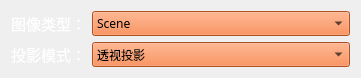
     <widget class="QWidget" name="layoutWidget">
      <property name="geometry">
       <rect>
        <x>0</x>
        <y>0</y>
        <width>361</width>
        <height>55</height>
       </rect>
      </property>
      <layout class="QFormLayout" name="formLayout_9">
       <item row="0" column="0">
        <widget class="QLabel" name="label_9">
         <property name="palette">
          <palette>
           <active>
            <colorrole role="WindowText">
             <brush brushstyle="SolidPattern">
              <color alpha="255">
               <red>255</red>
               <green>255</green>
               <blue>255</blue>
              </color>
             </brush>
            </colorrole>
            <colorrole role="Button">
             <brush brushstyle="SolidPattern">
              <color alpha="255">
               <red>0</red>
               <green>111</green>
               <blue>166</blue>
              </color>
             </brush>
            </colorrole>
            <colorrole role="Base">
             <brush brushstyle="SolidPattern">
              <color alpha="255">
               <red>0</red>
               <green>111</green>
               <blue>166</blue>
              </color>
             </brush>
            </colorrole>
            <colorrole role="Window">
             <brush brushstyle="SolidPattern">
              <color alpha="255">
               <red>0</red>
               <green>111</green>
               <blue>166</blue>
              </color>
             </brush>
            </colorrole>
           </active>
           <inactive>
            <colorrole role="WindowText">
             <brush brushstyle="SolidPattern">
              <color alpha="255">
               <red>255</red>
               <green>255</green>
               <blue>255</blue>
              </color>
             </brush>
            </colorrole>
            <colorrole role="Button">
             <brush brushstyle="SolidPattern">
              <color alpha="255">
               <red>0</red>
               <green>111</green>
               <blue>166</blue>
              </color>
             </brush>
            </colorrole>
            <colorrole role="Base">
             <brush brushstyle="SolidPattern">
              <color alpha="255">
               <red>0</red>
               <green>111</green>
               <blue>166</blue>
              </color>
             </brush>
            </colorrole>
            <colorrole role="Window">
             <brush brushstyle="SolidPattern">
              <color alpha="255">
               <red>0</red>
               <green>111</green>
               <blue>166</blue>
              </color>
             </brush>
            </colorrole>
           </inactive>
           <disabled>
            <colorrole role="WindowText">
             <brush brushstyle="SolidPattern">
              <color alpha="255">
               <red>120</red>
               <green>120</green>
               <blue>120</blue>
              </color>
             </brush>
            </colorrole>
            <colorrole role="Button">
             <brush brushstyle="SolidPattern">
              <color alpha="255">
               <red>0</red>
               <green>111</green>
               <blue>166</blue>
              </color>
             </brush>
            </colorrole>
            <colorrole role="Base">
             <brush brushstyle="SolidPattern">
              <color alpha="255">
               <red>0</red>
               <green>111</green>
               <blue>166</blue>
              </color>
             </brush>
            </colorrole>
            <colorrole role="Window">
             <brush brushstyle="SolidPattern">
              <color alpha="255">
               <red>0</red>
               <green>111</green>
               <blue>166</blue>
              </color>
             </brush>
            </colorrole>
           </disabled>
          </palette>
         </property>
         <property name="font">
          <font>
           <family>等线</family>
           <pointsize>11</pointsize>
          </font>
         </property>
         <property name="layoutDirection">
          <enum>Qt::LeftToRight</enum>
         </property>
         <property name="text">
          <string>图像类型：</string>
         </property>
         <property name="alignment">
          <set>Qt::AlignCenter</set>
         </property>
        </widget>
       </item>
       <item row="0" column="1">
        <widget class="QComboBox" name="default_image_type_choose">
         <property name="palette">
          <palette>
           <active>
            <colorrole role="Button">
             <brush brushstyle="SolidPattern">
              <color alpha="255">
               <red>241</red>
               <green>115</green>
               <blue>52</blue>
              </color>
             </brush>
            </colorrole>
            <colorrole role="Text">
             <brush brushstyle="SolidPattern">
              <color alpha="255">
               <red>255</red>
               <green>255</green>
               <blue>255</blue>
              </color>
             </brush>
            </colorrole>
            <colorrole role="Base">
             <brush brushstyle="SolidPattern">
              <color alpha="255">
               <red>241</red>
               <green>115</green>
               <blue>52</blue>
              </color>
             </brush>
            </colorrole>
            <colorrole role="Window">
             <brush brushstyle="SolidPattern">
              <color alpha="255">
               <red>241</red>
               <green>115</green>
               <blue>52</blue>
              </color>
             </brush>
            </colorrole>
            <colorrole role="PlaceholderText">
             <brush brushstyle="SolidPattern">
              <color alpha="128">
               <red>255</red>
               <green>255</green>
               <blue>255</blue>
              </color>
             </brush>
            </colorrole>
           </active>
           <inactive>
            <colorrole role="Button">
             <brush brushstyle="SolidPattern">
              <color alpha="255">
               <red>241</red>
               <green>115</green>
               <blue>52</blue>
              </color>
             </brush>
            </colorrole>
            <colorrole role="Text">
             <brush brushstyle="SolidPattern">
              <color alpha="255">
               <red>255</red>
               <green>255</green>
               <blue>255</blue>
              </color>
             </brush>
            </colorrole>
            <colorrole role="Base">
             <brush brushstyle="SolidPattern">
              <color alpha="255">
               <red>241</red>
               <green>115</green>
               <blue>52</blue>
              </color>
             </brush>
            </colorrole>
            <colorrole role="Window">
             <brush brushstyle="SolidPattern">
              <color alpha="255">
               <red>241</red>
               <green>115</green>
               <blue>52</blue>
              </color>
             </brush>
            </colorrole>
            <colorrole role="PlaceholderText">
             <brush brushstyle="SolidPattern">
              <color alpha="128">
               <red>255</red>
               <green>255</green>
               <blue>255</blue>
              </color>
             </brush>
            </colorrole>
           </inactive>
           <disabled>
            <colorrole role="Button">
             <brush brushstyle="SolidPattern">
              <color alpha="255">
               <red>241</red>
               <green>115</green>
               <blue>52</blue>
              </color>
             </brush>
            </colorrole>
            <colorrole role="Text">
             <brush brushstyle="SolidPattern">
              <color alpha="255">
               <red>120</red>
               <green>120</green>
               <blue>120</blue>
              </color>
             </brush>
            </colorrole>
            <colorrole role="Base">
             <brush brushstyle="SolidPattern">
              <color alpha="255">
               <red>241</red>
               <green>115</green>
               <blue>52</blue>
              </color>
             </brush>
            </colorrole>
            <colorrole role="Window">
             <brush brushstyle="SolidPattern">
              <color alpha="255">
               <red>241</red>
               <green>115</green>
               <blue>52</blue>
              </color>
             </brush>
            </colorrole>
            <colorrole role="PlaceholderText">
             <brush brushstyle="SolidPattern">
              <color alpha="128">
               <red>0</red>
               <green>0</green>
               <blue>0</blue>
              </color>
             </brush>
            </colorrole>
           </disabled>
          </palette>
         </property>
         <property name="font">
          <font>
           <family>Adobe 繁黑體 Std B</family>
          </font>
         </property>
         <property name="layoutDirection">
          <enum>Qt::LeftToRight</enum>
         </property>
         <property name="styleSheet">
          <string notr="true">background-color: rgb(241, 115, 52);</string>
         </property>
         <item>
          <property name="text">
           <string>Scene</string>
          </property>
         </item>
         <item>
          <property name="text">
           <string>DepthPlanar</string>
          </property>
         </item>
         <item>
          <property name="text">
           <string>DepthPerspective</string>
          </property>
         </item>
         <item>
          <property name="text">
           <string>DepthVis</string>
          </property>
         </item>
         <item>
          <property name="text">
           <string>DisparityNormalized</string>
          </property>
         </item>
         <item>
          <property name="text">
           <string>Segmentation</string>
          </property>
         </item>
         <item>
          <property name="text">
           <string>SurfaceNormals</string>
          </property>
         </item>
         <item>
          <property name="text">
           <string>Infrared</string>
          </property>
         </item>
         <item>
          <property name="text">
           <string>OpticalFlow</string>
          </property>
         </item>
         <item>
          <property name="text">
           <string>OpticalFlowVis</string>
          </property>
         </item>
        </widget>
       </item>
       <item row="1" column="0">
        <widget class="QLabel" name="label_10">
         <property name="palette">
          <palette>
           <active>
            <colorrole role="WindowText">
             <brush brushstyle="SolidPattern">
              <color alpha="255">
               <red>255</red>
               <green>255</green>
               <blue>255</blue>
              </color>
             </brush>
            </colorrole>
            <colorrole role="Button">
             <brush brushstyle="SolidPattern">
              <color alpha="255">
               <red>0</red>
               <green>111</green>
               <blue>166</blue>
              </color>
             </brush>
            </colorrole>
            <colorrole role="Base">
             <brush brushstyle="SolidPattern">
              <color alpha="255">
               <red>0</red>
               <green>111</green>
               <blue>166</blue>
              </color>
             </brush>
            </colorrole>
            <colorrole role="Window">
             <brush brushstyle="SolidPattern">
              <color alpha="255">
               <red>0</red>
               <green>111</green>
               <blue>166</blue>
              </color>
             </brush>
            </colorrole>
           </active>
           <inactive>
            <colorrole role="WindowText">
             <brush brushstyle="SolidPattern">
              <color alpha="255">
               <red>255</red>
               <green>255</green>
               <blue>255</blue>
              </color>
             </brush>
            </colorrole>
            <colorrole role="Button">
             <brush brushstyle="SolidPattern">
              <color alpha="255">
               <red>0</red>
               <green>111</green>
               <blue>166</blue>
              </color>
             </brush>
            </colorrole>
            <colorrole role="Base">
             <brush brushstyle="SolidPattern">
              <color alpha="255">
               <red>0</red>
               <green>111</green>
               <blue>166</blue>
              </color>
             </brush>
            </colorrole>
            <colorrole role="Window">
             <brush brushstyle="SolidPattern">
              <color alpha="255">
               <red>0</red>
               <green>111</green>
               <blue>166</blue>
              </color>
             </brush>
            </colorrole>
           </inactive>
           <disabled>
            <colorrole role="WindowText">
             <brush brushstyle="SolidPattern">
              <color alpha="255">
               <red>120</red>
               <green>120</green>
               <blue>120</blue>
              </color>
             </brush>
            </colorrole>
            <colorrole role="Button">
             <brush brushstyle="SolidPattern">
              <color alpha="255">
               <red>0</red>
               <green>111</green>
               <blue>166</blue>
              </color>
             </brush>
            </colorrole>
            <colorrole role="Base">
             <brush brushstyle="SolidPattern">
              <color alpha="255">
               <red>0</red>
               <green>111</green>
               <blue>166</blue>
              </color>
             </brush>
            </colorrole>
            <colorrole role="Window">
             <brush brushstyle="SolidPattern">
              <color alpha="255">
               <red>0</red>
               <green>111</green>
               <blue>166</blue>
              </color>
             </brush>
            </colorrole>
           </disabled>
          </palette>
         </property>
         <property name="font">
          <font>
           <family>等线</family>
           <pointsize>11</pointsize>
          </font>
         </property>
         <property name="layoutDirection">
          <enum>Qt::LeftToRight</enum>
         </property>
         <property name="text">
          <string>投影模式：</string>
         </property>
         <property name="alignment">
          <set>Qt::AlignCenter</set>
         </property>
        </widget>
       </item>
       <item row="1" column="1">
        <widget class="QComboBox" name="default_project_mode_choose">
         <property name="palette">
          <palette>
           <active>
            <colorrole role="Button">
             <brush brushstyle="SolidPattern">
              <color alpha="255">
               <red>241</red>
               <green>115</green>
               <blue>52</blue>
              </color>
             </brush>
            </colorrole>
            <colorrole role="Text">
             <brush brushstyle="SolidPattern">
              <color alpha="255">
               <red>255</red>
               <green>255</green>
               <blue>255</blue>
              </color>
             </brush>
            </colorrole>
            <colorrole role="Base">
             <brush brushstyle="SolidPattern">
              <color alpha="255">
               <red>241</red>
               <green>115</green>
               <blue>52</blue>
              </color>
             </brush>
            </colorrole>
            <colorrole role="Window">
             <brush brushstyle="SolidPattern">
              <color alpha="255">
               <red>241</red>
               <green>115</green>
               <blue>52</blue>
              </color>
             </brush>
            </colorrole>
            <colorrole role="PlaceholderText">
             <brush brushstyle="SolidPattern">
              <color alpha="128">
               <red>255</red>
               <green>255</green>
               <blue>255</blue>
              </color>
             </brush>
            </colorrole>
           </active>
           <inactive>
            <colorrole role="Button">
             <brush brushstyle="SolidPattern">
              <color alpha="255">
               <red>241</red>
               <green>115</green>
               <blue>52</blue>
              </color>
             </brush>
            </colorrole>
            <colorrole role="Text">
             <brush brushstyle="SolidPattern">
              <color alpha="255">
               <red>255</red>
               <green>255</green>
               <blue>255</blue>
              </color>
             </brush>
            </colorrole>
            <colorrole role="Base">
             <brush brushstyle="SolidPattern">
              <color alpha="255">
               <red>241</red>
               <green>115</green>
               <blue>52</blue>
              </color>
             </brush>
            </colorrole>
            <colorrole role="Window">
             <brush brushstyle="SolidPattern">
              <color alpha="255">
               <red>241</red>
               <green>115</green>
               <blue>52</blue>
              </color>
             </brush>
            </colorrole>
            <colorrole role="PlaceholderText">
             <brush brushstyle="SolidPattern">
              <color alpha="128">
               <red>255</red>
               <green>255</green>
               <blue>255</blue>
              </color>
             </brush>
            </colorrole>
           </inactive>
           <disabled>
            <colorrole role="Button">
             <brush brushstyle="SolidPattern">
              <color alpha="255">
               <red>241</red>
               <green>115</green>
               <blue>52</blue>
              </color>
             </brush>
            </colorrole>
            <colorrole role="Text">
             <brush brushstyle="SolidPattern">
              <color alpha="255">
               <red>120</red>
               <green>120</green>
               <blue>120</blue>
              </color>
             </brush>
            </colorrole>
            <colorrole role="Base">
             <brush brushstyle="SolidPattern">
              <color alpha="255">
               <red>241</red>
               <green>115</green>
               <blue>52</blue>
              </color>
             </brush>
            </colorrole>
            <colorrole role="Window">
             <brush brushstyle="SolidPattern">
              <color alpha="255">
               <red>241</red>
               <green>115</green>
               <blue>52</blue>
              </color>
             </brush>
            </colorrole>
            <colorrole role="PlaceholderText">
             <brush brushstyle="SolidPattern">
              <color alpha="128">
               <red>0</red>
               <green>0</green>
               <blue>0</blue>
              </color>
             </brush>
            </colorrole>
           </disabled>
          </palette>
         </property>
         <property name="font">
          <font>
           <family>Adobe 繁黑體 Std B</family>
          </font>
         </property>
         <property name="layoutDirection">
          <enum>Qt::LeftToRight</enum>
         </property>
         <property name="styleSheet">
          <string notr="true">background-color: rgb(241, 115, 52);</string>
         </property>
         <item>
          <property name="text">
           <string>透视投影</string>
          </property>
         </item>
         <item>
          <property name="text">
           <string>正射投影</string>
          </property>
         </item>
        </widget>
       </item>
      </layout>
     </widget>
